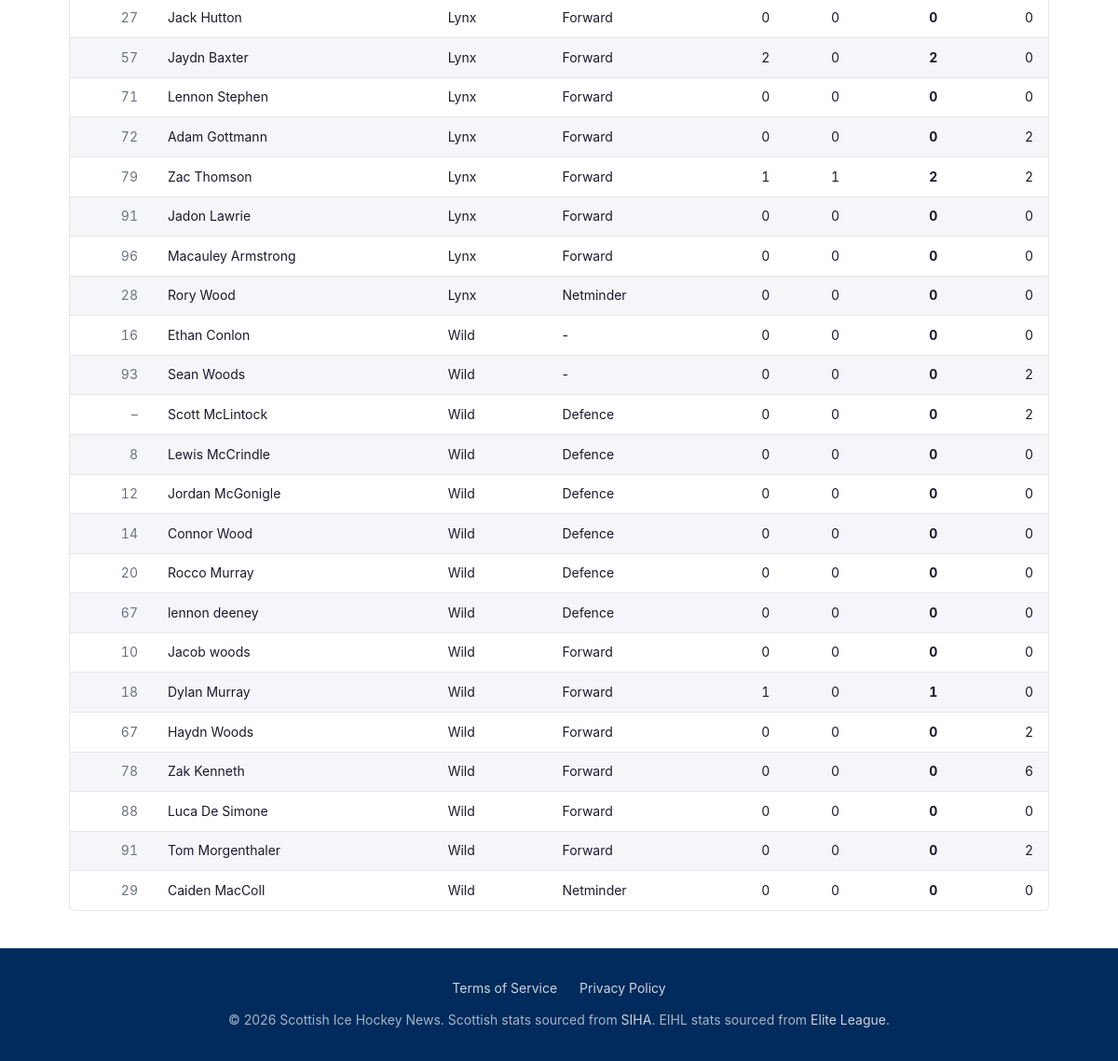
Before: /fixtures/17528/ (lower part) with the older database file.
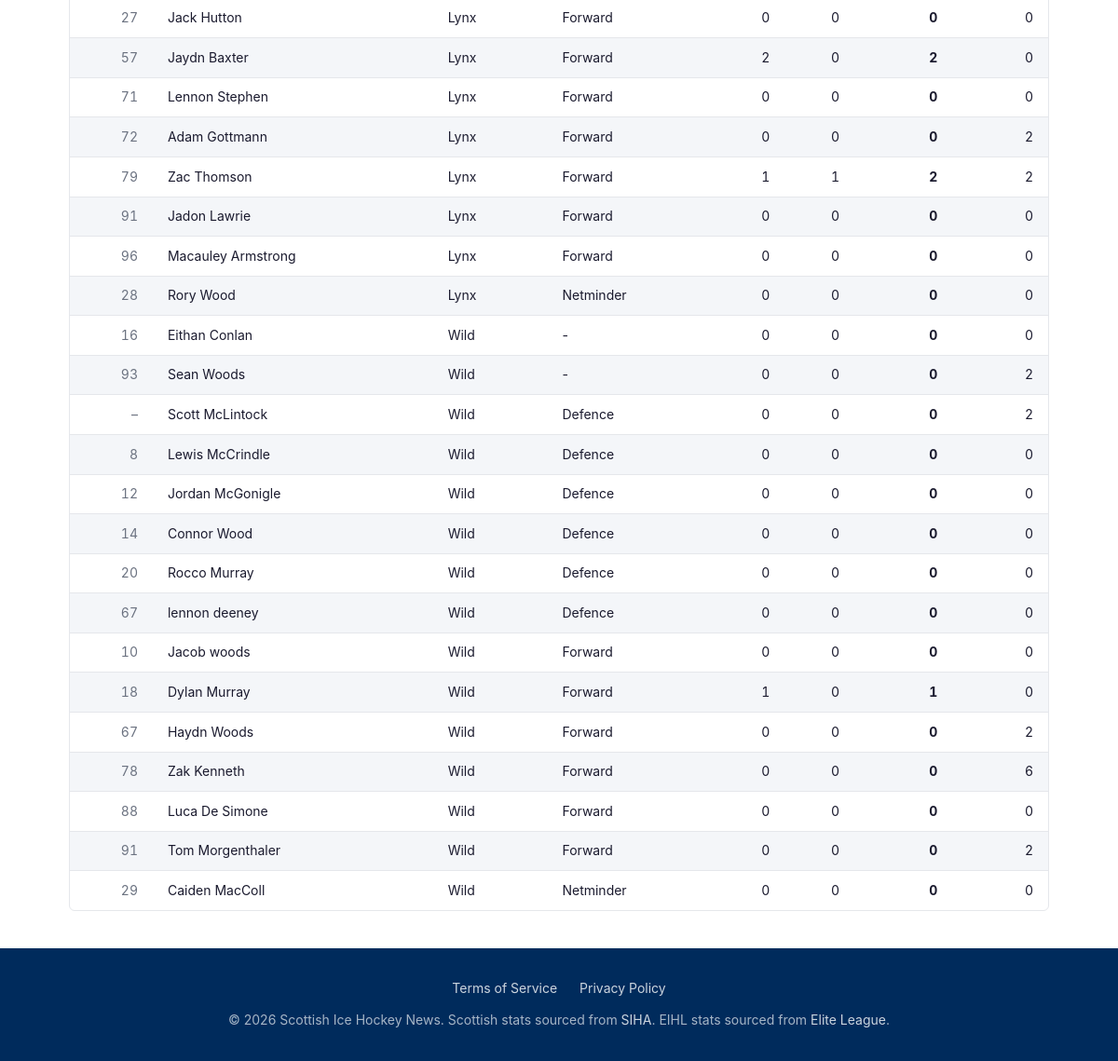
After: the same page with the newer database file.
### tables this page shows
CREATE TABLE players (
            id   INTEGER PRIMARY KEY,
            slug TEXT    NOT NULL UNIQUE,
            name TEXT    NOT NULL
        );

CREATE TABLE teams (
            id   INTEGER PRIMARY KEY,
            slug TEXT    NOT NULL UNIQUE,
            name TEXT    NOT NULL
        );

### web/app.py (the view)
@app.route("/fixtures/<int:event_id>/")
def event_detail(event_id):
    fixtures_map = db_queries.get_fixtures_by_ids([event_id])
    if fixtures_map and fixtures_map[event_id]["status"] != "final":
        return redirect(url_for("fixture_preview", event_id=event_id))
    data = db_queries.get_event_detail(event_id)
    if data is None:
        abort(404)
    skaters = [p for p in data["player_stats"] if p["position"] != "GK"]
    goalkeepers = [p for p in data["player_stats"] if p["position"] == "GK"]
    return render_template(
        "event_detail.html",
        fixture=data["fixture"],
        period_scores=data["period_scores"],
        skaters=skaters,
        goalkeepers=goalkeepers,
    )

### web/app.py (called while the page is built)
@app.template_filter("short_name")
def short_name_filter(db_name):
    return TEAM_DISPLAY.get(db_name, {}).get("short", db_name)

### web/db_queries.py (called while the page is built)
def get_connection():
    conn = sqlite3.connect(DB_PATH)
    conn.row_factory = sqlite3.Row
    conn.execute("PRAGMA journal_mode=WAL")
    conn.execute("PRAGMA foreign_keys=ON")
    return conn

def get_fixtures_by_ids(event_ids):
    if not event_ids:
        return {}
    conn = get_connection()
    try:
        placeholders = ','.join('?' * len(event_ids))
        rows = conn.execute(
            f"""
            SELECT f.event_id, f.date, f.status, f.home_score, f.away_score,
                   ht.name AS home_team, at.name AS away_team
            FROM fixtures f
            JOIN teams ht ON ht.id = f.home_team_id
            JOIN teams at ON at.id = f.away_team_id
            WHERE f.event_id IN ({placeholders})
            """,
            event_ids,
        ).fetchall()
        return {r['event_id']: dict(r) for r in rows}
    finally:
        conn.close()

### web/templates/event_detail.html (shortened to what this page needs)
{% extends "base.html" %}
{% block content %}
{% if skaters %}
  <div class="table-wrapper">
    <table>
      <tbody>
        {% for p in skaters %}
          <tr>
            <td class="num text-muted">{{ p.jersey_number or '–' }}</td>
            <td>{{ p.player_name }}</td>
            <td>{{ p.team_name | short_name }}</td>
            <td>{{ p.position or '–' }}</td>
            <td class="num">{{ p.goals }}</td>
            <td class="num">{{ p.assists }}</td>
            <td class="num"><strong>{{ p.goals + p.assists }}</strong></td>
            <td class="num">{{ p.pim }}</td>
          </tr>
        {% endfor %}
      </tbody>
    </table>
  </div>
{% endif %}
{% endblock %}

### web/templates/base.html (shortened to what this page needs)
<!DOCTYPE html>
<html lang="en">
<head>
  <link rel="stylesheet" href="{{ url_for('static', filename='css/style.css') }}?v={{ static_version }}">
</head>
<body>
<main>
  {% block content %}{% endblock %}
</main>
<footer>
  <div class="footer-links">
    <a href="{{ url_for('terms') }}">Terms of Service</a>
    <a href="{{ url_for('privacy') }}">Privacy Policy</a>
  </div>
  <p>&copy; {{ current_year }} Scottish Ice Hockey News. Scottish stats sourced from <a href="https://www.siha-uk.co.uk" target="_blank" rel="noopener">SIHA</a>. EIHL stats sourced from <a href="https://www.eliteleague.co.uk" target="_blank" rel="noopener">Elite League</a>.</p>
</footer>
</body>
</html>

### web/static/css/style.css (style rules this page uses)
:root { --primary: #002B5C; --accent: #C8102E; --bg: #ffffff; --bg-subtle: #f4f6f9; --text: #1a1a2e; --text-muted: #6b7280; --border: #e5e7eb; --nav-height: 64px; --radius: 6px; }
*, *::before, *::after { box-sizing: border-box; margin: 0; padding: 0; }
body { font-family: -apple-system, BlinkMacSystemFont, 'Segoe UI', Roboto, sans-serif; color: var(--text); background: var(--bg); line-height: 1.6; min-height: 100vh; display: flex; flex-direction: column; }
main { flex: 1; }
a { color: var(--primary); }
main { max-width: 1100px; margin: 0 auto; padding: 2rem 1.5rem; width: 100%; }
.text-muted { color: var(--text-muted); font-size: 0.875rem; }
.table-wrapper { overflow-x: auto; border-radius: var(--radius); border: 1px solid var(--border); margin-bottom: 0.5rem; }
table { width: 100%; border-collapse: collapse; font-size: 0.875rem; }
tbody tr:nth-child(even) { background: var(--bg-subtle); }
tbody tr:last-child td { border-bottom: none; }
footer { background: var(--primary); color: rgba(255, 255, 255, 0.65); text-align: center; padding: 2rem 1.5rem; font-size: 0.875rem; margin-top: auto; }
footer a { color: rgba(255, 255, 255, 0.8); text-decoration: none; }
.footer-links { display: flex; justify-content: center; gap: 1.5rem; margin-bottom: 0.75rem; }

Changed rows visible on the page:
changed players: player_name "Ethan Conlon" → "Eithan Conlan"
